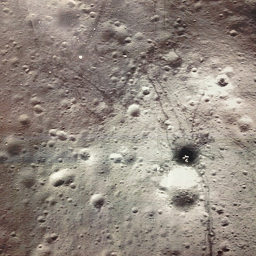
%> input picture bure/luna1.png, 256 x 256 px
$ octave bure.m   (GNU Octave 9; MATLAB toolbox functions it lacks are replaced by stand-ins)
%> lines starting %> are read from the running program, lines starting %| are printed output that depends on the picture
% 2016/11/28 Yoshi Ri @ Univ Tokyo
% RIPOC program
% input : 2 images
% output : translation , rotation , scaling


%% 画像入力
AI = double(rgb2gray(imread('luna1.png')));
%> AI: size 256x256 double; min 13, max 254, mean 139.2

%% サイズ決定
[height, width ] = size(AI);
%> height = 256; width = 256
 cy = height/2;
%> cy = 128
 cx = width/2;
%> cx = 128

 % make bure gazou
filt = [0 0 0 0 0; 0 0 0 0 0; 0 0 1 1 1; 0 0 0 0 0;0 0 0 0 0];
Ap = conv2(AI,filt);
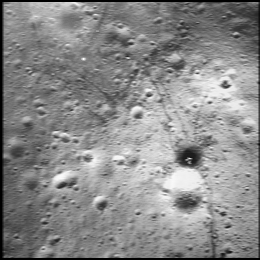
%> Ap: size 260x260 double; min 0, max 745, mean 404.9; drawn with min black and max white

%%

As = fft2(Ap(3:258,3:258));
Ab = fftshift(log(abs(As)));
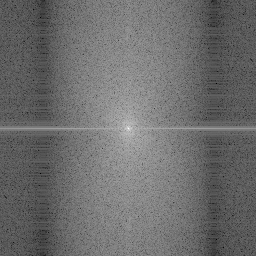
%> Ab: size 256x256 double; min 1.17, max 17.12, mean 7.99; drawn with min black and max white
Pp = ifft2(Ab);
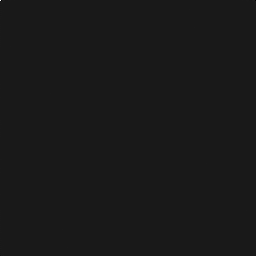
%> Pp: size 256x256 double; min -0.897, max 7.99, mean 8.88e-05; drawn with min black and max white

figure
mesh(Pp)
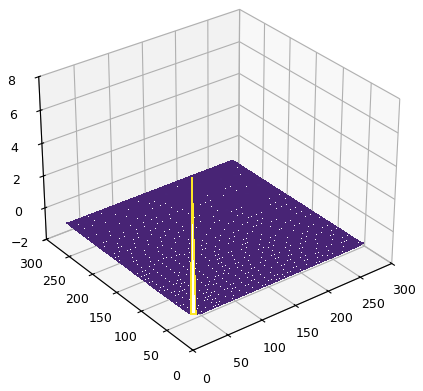
%> figure redrawn from the program's plot data
%% 窓関数の準備 （画像端の影響を避けるため）
% hannig window and root of hanning window
han_win = zeros(width);
Rhan_win = zeros(width);

% make window
for i = 1 :height
    for j = 1:width
            han_win(i,j) = 0.25 * (1.0 + cos(pi*abs(cy- i) / height))*(1.0 + cos(pi*abs(cx - j) / width));
            % Root han_win
            Rhan_win(i,j)=abs(cos(pi*abs(cy - i) / height)*cos(pi*abs(cx - j) / width));
    end
end
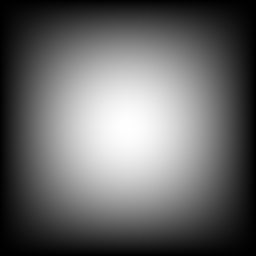
%> Rhan_win: size 256x256 double; min 3.75e-33, max 1, mean 0.405
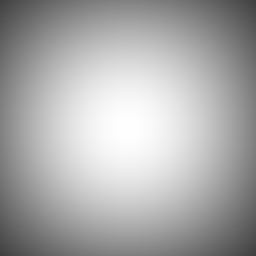
%> han_win: size 256x256 double; min 0.25, max 1, mean 0.67


%% 窓関数（フィルタ）を掛ける(convolute window)
% IA = Rhan_win .* double(rgb2gray(AI));
IA = Rhan_win .* double((AI));
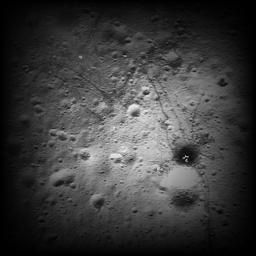
%> IA: size 256x256 double; min 4.39e-31, max 234.5, mean 60.3
%> (the run ends here)
